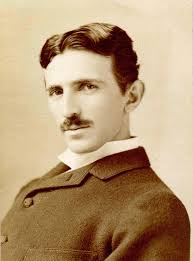
#> input picture Resources/tesla.jpg, 193 x 261 px
$ python chapter_7.py
#> lines starting #> are read from the running program, lines starting #| are printed output that depends on the picture; after the words box and inside, x2 and y2 are one past the last pixel; in counts of white or black regions, pixels touching at a corner belong together
# Color detection

import cv2
import numpy as np

def empty(a):
    # print(a)
    pass

path = "Resources/tesla.jpg"
cv2.namedWindow("TrackBars")
cv2.resizeWindow("TrackBars",640,240)
cv2.createTrackbar("Hue Min","TrackBars",14,179,empty)
cv2.createTrackbar("Hue Max","TrackBars",24,179,empty)
cv2.createTrackbar("Sat Min","TrackBars",22,255,empty)
cv2.createTrackbar("Sat Max","TrackBars",252,255,empty)
cv2.createTrackbar("Val Min","TrackBars",206,255,empty)
cv2.createTrackbar("Val Min","TrackBars",206,255,empty)
cv2.createTrackbar("Val Max","TrackBars",255,255,empty)

while True:
    img = cv2.imread(path)
#> img is the input picture: shape (261, 193, 3); mean B, G, R 118.4, 153.3, 181.7

    imgHSV = cv2.cvtColor(img,cv2.COLOR_BGR2HSV)
#> imgHSV: shape (261, 193, 3); mean H, S, V 19.1, 110.7, 181.7
    h_min = cv2.getTrackbarPos("Hue Min","TrackBars")
    h_max = cv2.getTrackbarPos("Hue Max", "TrackBars")
    s_min = cv2.getTrackbarPos("Sat Min", "TrackBars")
    s_max = cv2.getTrackbarPos("Sat Max", "TrackBars")
    v_min = cv2.getTrackbarPos("Val Min", "TrackBars")
    v_max = cv2.getTrackbarPos("Val Max", "TrackBars")
    print(h_min,h_max,s_min,s_max,v_min,v_max)
    lower = np.array([h_min,s_min,v_min])
    upper = np.array([h_max, s_max, v_max])
    mask = cv2.inRange(imgHSV,lower,upper)
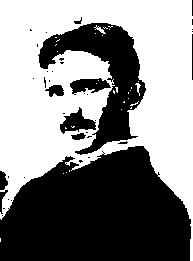
#> mask: shape (261, 193); 53.1% white; 39 black regions (29 under 20 px), largest, box (x1, y1, x2, y2) and area: (0, 146, 191, 261) 16890, (38, 23, 146, 155) 5264, (60, 107, 96, 134) 477
    imgResult = cv2.bitwise_and(img,img,mask=mask)
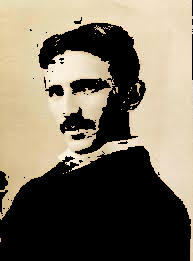
#> imgResult: shape (261, 193, 3); mean B, G, R 94.7, 112.3, 121.8

    cv2.imshow("Original",img)
    cv2.imshow("HSV",imgHSV)
    cv2.imshow("Mask", mask)
    cv2.imshow("Result", imgResult)

    cv2.waitKey(1)
